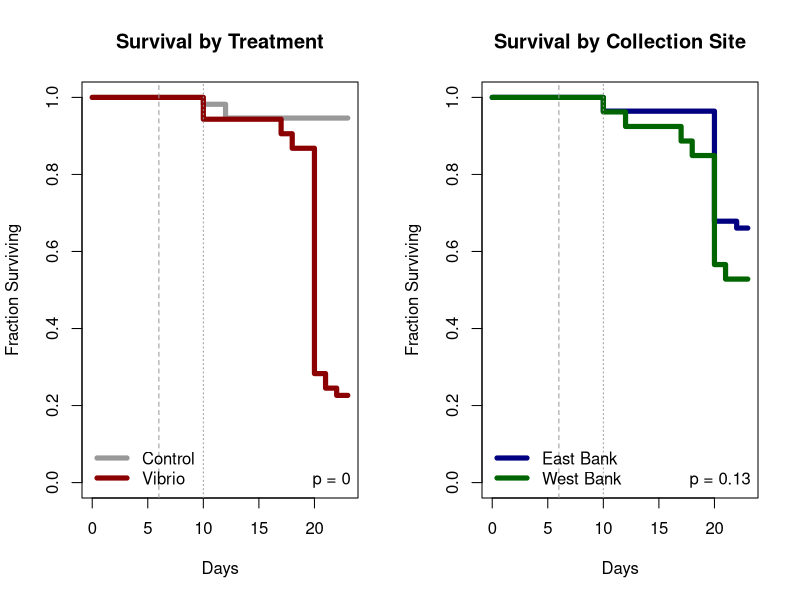
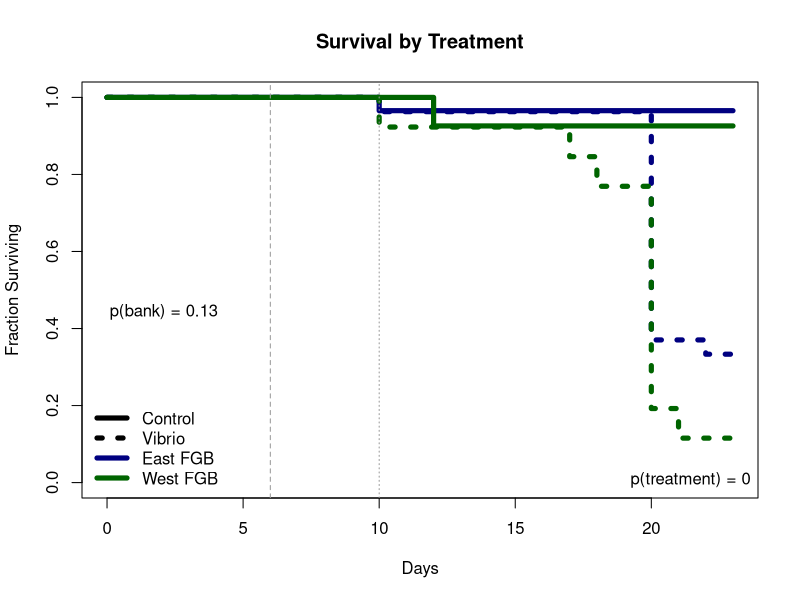

These charts were generated, in order, by the following R code:
library(survival) # for survival plots
library(tidyverse) # for wrangling

setwd("~/Dropbox/tsa_2014/survival/")

# load data and format for analysis
d <- read.csv("fgb_survival.csv")
head(d)
d$bank <- as.factor(d$bank)
d$geno <- as.factor(d$geno)
d$rep <- as.factor(d$rep)
summary(d)
str(d)

# replace clones with new ids
d$oldgeno <- d$geno
d$geno <- gsub("^7","729",d$geno)
d$geno <- gsub("^29","729",d$geno)
d$geno <- gsub("^21","2117",d$geno)
d$geno <- gsub("^17","2117",d$geno)

d$geno <- as.factor(d$geno)

d %>% filter(treat=="c") %>% nrow()
d %>% filter(treat=="c" & dead=="1") %>% nrow()
(3/56)*100
d %>% filter(treat=="v") %>% nrow()
d %>% filter(treat=="v" & dead=="1") %>% nrow()
(41/53)*100
# total dead = 
(3+41)/(56+53)
# 40 %

d %>% filter(bank=="e") %>% nrow()
d %>% filter(bank=="e" & dead=="1") %>% nrow()
(19/56)*100
d %>% filter(bank=="w") %>% nrow()
d %>% filter(bank=="w" & dead=="1") %>% nrow()
(25/53)*100
# total dead = 
(19+25)/(56+53)
# 40 %

# Survival by Treatment ------
die.treat <- Surv(d$tod, d$dead)
head(die.treat)
surT <- survfit(die.treat ~ treat, data=d)
summary(surT)

phTreat <- coxph(die.treat ~ bank + geno + treat, data=d)
summary(phTreat)
pVals <- anova(phTreat)

pBank_legend <- paste("p = ", round(pVals$`Pr(>|Chi|)`[2],2), sep="")
pGenet_legend <- paste("p = ", round(pVals$`Pr(>|Chi|)`[3],2), sep="")
pTreat_legend <- paste("p = ", round(pVals$`Pr(>|Chi|)`[4],2), sep="")

#       loglik   Chisq Df Pr(>|Chi|)    
# NULL  -196.28                          
# bank  -195.14  2.2848  1     0.1306    
# geno  -159.74 70.7867 25  2.938e-06 ***
# treat -120.14 79.2075  1  < 2.2e-16 ***

quartz()
par(mfrow=c(1,2))
plot(surT, col=c("grey60","red4"), lwd=5, xlab="Days", ylab="Fraction Surviving", main="Survival by Treatment")
abline(v=6,col="grey60", lty=2)
abline(v=10,col="grey60", lty=3)
legend("bottomleft", col=c("grey60","red4"), legend=c("Control", "Vibrio"), lwd=5, bty = 'n')
legend("bottomright", legend=pTreat_legend, bty = "n")

# Survival by bank ------
die.bank <- Surv(d$tod, d$dead)
head(die.bank)
surB <- survfit(die.bank ~ bank, data=d)
summary(surB)

cphBank <- coxph(die.bank ~ bank, data=d)

plot(surB, col=c("navy", "darkgreen"), lwd=5, xlab="Days", ylab="Fraction Surviving", main="Survival by Collection Site")
abline(v=6,col="grey60", lty=2)
abline(v=10,col="grey60", lty=3)
legend("bottomleft", col=c("navy", "darkgreen"), legend=c("East Bank", "West Bank"), lwd=5, bty = "n")
legend("bottomright", legend=pBank_legend, bty = "n")

# Make combined treatment + bank

head(d)
d <- d %>% mutate(bank_treat = paste(bank,treat,sep="_"))

die.bank_treat <- Surv(d$tod, d$dead)
head(die.bank_treat)
surBT <- survfit(die.treat ~ bank_treat, data=d)
summary(surBT)

phTreat <- coxph(die.treat ~ bank + geno + treat, data=d)
summary(phTreat)
pVals <- anova(phTreat)

pBank_legend <- paste("p(bank) = ", round(pVals$`Pr(>|Chi|)`[2],2), sep="")
pGenet_legend <- paste("p = ", round(pVals$`Pr(>|Chi|)`[3],2), sep="")
pTreat_legend <- paste("p(treatment) = ", round(pVals$`Pr(>|Chi|)`[4],2), sep="")

#       loglik   Chisq Df Pr(>|Chi|)    
# NULL  -196.28                          
# bank  -195.14  2.2848  1     0.1306    
# geno  -159.74 70.7867 25  2.938e-06 ***
# treat -120.14 79.2075  1  < 2.2e-16 ***

quartz()
plot(surBT, col=c("navy","navy", "darkgreen", "darkgreen"), lty=c(1,3,1,3),
     lwd=5, xlab="Days", ylab="Fraction Surviving", main="Survival by Treatment")
abline(v=6,col="grey60", lty=2)
abline(v=10,col="grey60", lty=3)
legend("bottomleft", col=c("black","black","navy","darkgreen"),lty=c(1,3,1,1), 
       legend=c("Control", "Vibrio", "East FGB", "West FGB"), lwd=5, bty = 'n')
legend("bottomright", legend=pTreat_legend, bty = "n")
legend(-1,0.5, legend=pBank_legend, bty = "n")
